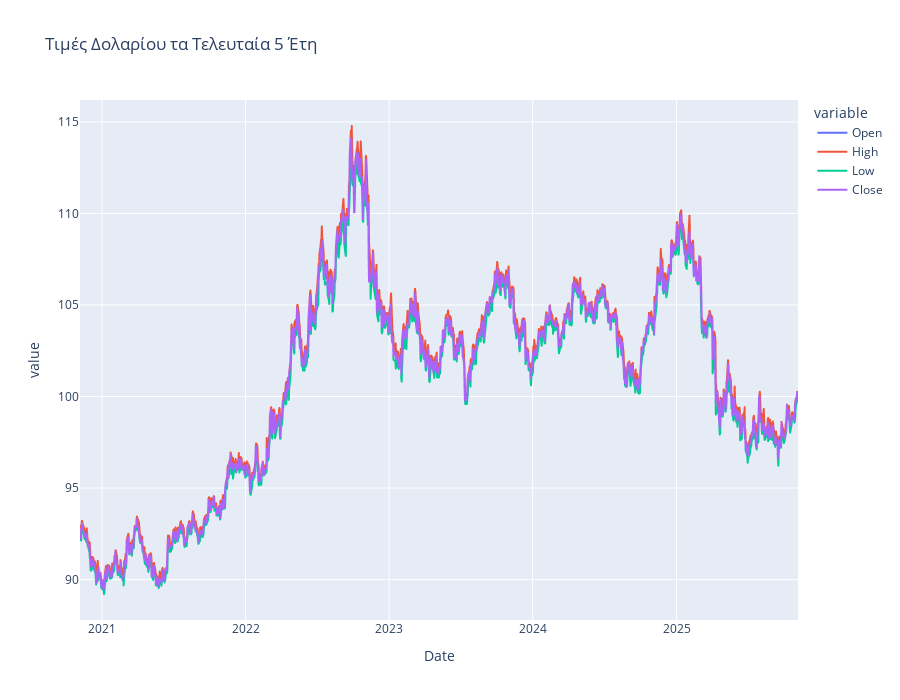

The cell this chart's notebook holds for it:
### Markdown cell above
## 1. Να δημιουργηθεί ένα μόνο line plot με άξονα y την τιμή κάθε στήλης (open, high, low, close) και άξονα x την ημερομηνία.

### Code cell
fig = px.line(df, x='Date', y=['Open', 'High', 'Low', 'Close'], title='Τιμές Δολαρίου τα Τελευταία 5 Έτη', height=700)
fig.show()

### Figure 1 — Plotly figure (JSON) as saved in the notebook; plotly's stock layout.template omitted (floating-point values rounded to 4 significant figures; data arrays with more than 128 entries replaced by an {"elided": "..."} marker saying what was removed)
{"data": [{"hovertemplate": "variable=Open<br>Date=%{x}<br>value=%{y}<extra></extra>", "legendgroup": "Open", "line": {"color": "#636efa", "dash": "solid"}, "marker": {"symbol": "circle"}, "mode": "lines", "name": "Open", "showlegend": true, "type": "scattergl", "x": {"elided": "1257 str values"}, "xaxis": "x", "y": {"elided": "1257 float values"}, "yaxis": "y"}, {"hovertemplate": "variable=High<br>Date=%{x}<br>value=%{y}<extra></extra>", "legendgroup": "High", "line": {"color": "#EF553B", "dash": "solid"}, "marker": {"symbol": "circle"}, "mode": "lines", "name": "High", "showlegend": true, "type": "scattergl", "x": {"elided": "1257 str values"}, "xaxis": "x", "y": {"elided": "1257 float values"}, "yaxis": "y"}, {"hovertemplate": "variable=Low<br>Date=%{x}<br>value=%{y}<extra></extra>", "legendgroup": "Low", "line": {"color": "#00cc96", "dash": "solid"}, "marker": {"symbol": "circle"}, "mode": "lines", "name": "Low", "showlegend": true, "type": "scattergl", "x": {"elided": "1257 str values"}, "xaxis": "x", "y": {"elided": "1257 float values"}, "yaxis": "y"}, {"hovertemplate": "variable=Close<br>Date=%{x}<br>value=%{y}<extra></extra>", "legendgroup": "Close", "line": {"color": "#ab63fa", "dash": "solid"}, "marker": {"symbol": "circle"}, "mode": "lines", "name": "Close", "showlegend": true, "type": "scattergl", "x": {"elided": "1257 str values"}, "xaxis": "x", "y": {"elided": "1257 float values"}, "yaxis": "y"}], "layout": {"height": 700, "legend": {"title": {"text": "variable"}, "tracegroupgap": 0}, "title": {"text": "Τιμές Δολαρίου τα Τελευταία 5 Έτη"}, "xaxis": {"anchor": "y", "domain": [0, 1], "title": {"text": "Date"}}, "yaxis": {"anchor": "x", "domain": [0, 1], "title": {"text": "value"}}}}
